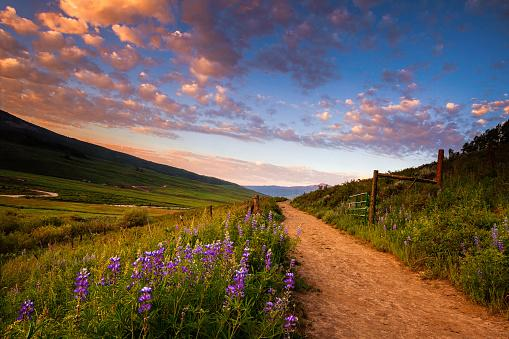
#> input picture zagovor3/data/planina-uint8.jpeg, 509 x 339 px, found by its file name
$ python skripta.py
#> lines starting #> are read from the running program, lines starting #| are printed output that depends on the picture
from pickletools import uint8
from matplotlib import pyplot as plt
import numpy as np
from Vaja_2.skripta import loadImage
from Vaja_4.skripta import displayImage3D as displayImage


I = plt.imread('Zagovori/Primer_zagovora3/planina-uint8.jpeg')
#> I is the input picture: shape (339, 509, 3); mean R, G, B 111, 94.7, 83.5
#I_sm = I*255
#I_255 = np.dot(I, 255)
print(I.shape, I.dtype)
#| (339, 509, 3) uint8


# 1. Naloga
def standardizeImage(iImage):
    oImage = np.zeros(iImage.shape).astype(float)
    R = iImage[:,:,0]
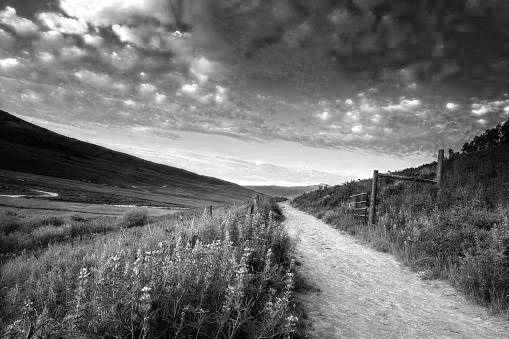
#> R: shape (339, 509); min 0, max 255, mean 111
    G = iImage[:,:,1]
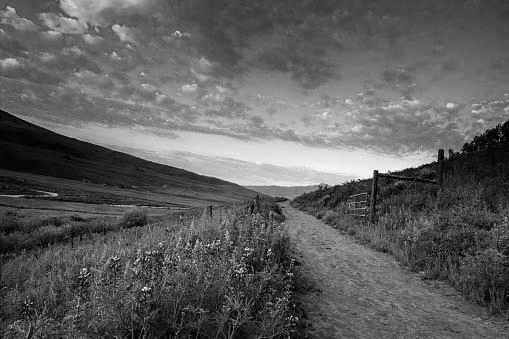
#> G: shape (339, 509); min 0, max 255, mean 94.7
    B = iImage[:,:,2]
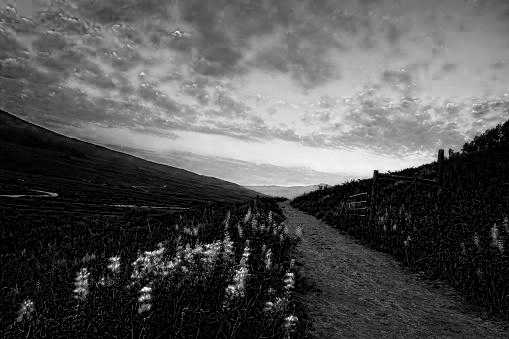
#> B: shape (339, 509); min 0, max 255, mean 83.5

    r_pov = np.mean(R)
#> r_pov = 111
    r_std = np.std(R)
#> r_std = 60.9
    red = (R - r_pov)/r_std

    g_pov = np.mean(G)
#> g_pov = 94.74
    g_std = np.std(G)
#> g_std = 49.14
    green = (G - g_pov)/g_std

    b_pov = np.mean(B)
#> b_pov = 83.46
    b_std = np.mean(B)
#> b_std = 83.46
    blue = (B - b_pov)/b_std

    oImage[:,:,0] = red
    oImage[:,:,1] = green
    oImage[:,:,2] = blue
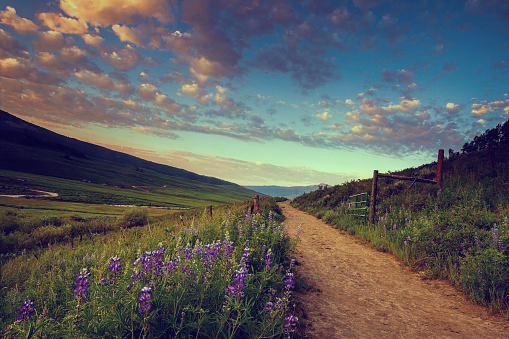
#> oImage: shape (339, 509, 3) float64; mean of channels 0, 1, 2 -2.59e-15, -8.47e-15, -3.51e-14; drawn with min black and max white

    return oImage

# 2. Naloga
def rgb2hsl(iRGB):
    Y,X,C = iRGB.shape
#> Y = 339; X = 509; C = 3
    oHSL = np.zeros(iRGB.shape).astype(float)

    for i in range(Y):
        for j in range(X):
            kanal = iRGB[i][j]
            v = np.max((kanal[0], kanal[1], kanal[2]))
            v_min = np.min((kanal[0], kanal[1], kanal[2]))
            ci = v - v_min
            li = v - (ci/2)

            H = 0
            if v == kanal[0]: #red
                H = (60 * (((kanal[1]-kanal[2])/ci)))
                #print("H je: ", H)
            elif v == kanal[1]: #green
                H = (60 * ((2+(kanal[2]-kanal[0])/ci)))
                #print("H je: ", H)
            elif v == kanal[2]: #blue
                H = (60 * ((4+(kanal[0]-kanal[1])/ci)))
                #print("H je: ", H)
            elif ci == 0:
                H = 0
                #print("H je: ", H)

            #oHSL[i,j, 0] = H

            if (li == 0) or (li == 1):
                s = 0
            else:
                s = (ci/(1-(np.abs(2*v-ci-1))))

            oHSL[i,j, 1] = s
            oHSL[i,j, 2] = v
            oHSL[i,j, 0] = H

    return oHSL

# 4. Naloga
def hsl2rgb(iHSL):
    Y,X,C = iHSL.shape
    oRGB = np.copy(iHSL)
    tempRGB = np.zeros(iHSL.shape).astype(float)

    for i in range(Y):
        for j in range(X):
            # H, S, Li
            kanal = iHSL[i][j]
            ci = (1-(np.abs(2*kanal[2]-1))*kanal[1])
            H = kanal[0]/60

            xi = ci * (1-(np.abs(H % 2)-1))

            if 0 <= H < 1:
                tempRGB[i, j, 0] = ci
                tempRGB[i, j, 1] = xi
                tempRGB[i, j, 2] = 0.0
            elif 1 <= H < 2:
                tempRGB[i, j, 0] = xi
                tempRGB[i, j, 1] = ci
                tempRGB[i, j, 2] = 0.0
            elif 2 <= H < 3:
                tempRGB[i, j, 0] = 0.0
                tempRGB[i, j, 1] = ci
                tempRGB[i, j, 2] = xi
            elif 3 <= H < 4:
                tempRGB[i, j, 0] = 0.0
                tempRGB[i, j, 1] = xi
                tempRGB[i, j, 2] = ci
            elif 4 <= H < 5:
                tempRGB[i, j, 0] = xi
                tempRGB[i, j, 1] = 0.0
                tempRGB[i, j, 2] = ci
            elif 5 <= H < 6:
                tempRGB[i, j, 0] = ci
                tempRGB[i, j, 1] = 0.0
                tempRGB[i, j, 2] = xi

            mi = kanal[2] - ci / 2

            oRGB[i, j, 0] = (tempRGB[i, j, 0] + mi)
            oRGB[i, j, 1] = (tempRGB[i, j, 1] + mi)
            oRGB[i, j, 2] = (tempRGB[i, j, 2] + mi)

    return oRGB


if __name__ == "__main__":
    plt.figure() #sliko damo v figure, podobno kot Matlab
    plt.imshow(I) #sliko prikažemo


    plt.figure
    plt.imshow(standardizeImage(I))

    I_std = standardizeImage(I)

    # 2. Naloga
    #
    plt.figure
    I_hsl = rgb2hsl(I_std)
    displayImage(I_hsl)
#> (this line was passed over: Vaja_4 is not available in this run)

    # 3. Naloga
    # I_hsl
    h_slice = I_hsl[:,:,0]
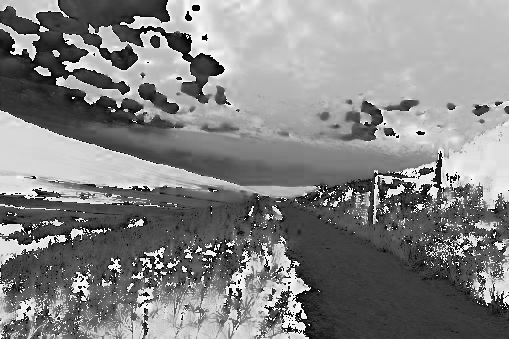
#> h_slice: shape (339, 509) float64; min -59.98, max 300, mean 126.1; drawn with min black and max white

    Y,X = h_slice.shape
#> Y = 339; X = 509
    new_slice = np.zeros((Y,X)).astype(float)

    for y in range(Y):
        for x in range(X):
            if h_slice[y][x] >= 100 and h_slice[y][x] < 250:
                new_slice[y][x] = h_slice[y][x]/5
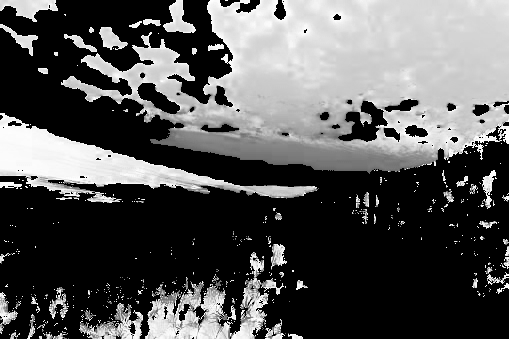
#> new_slice: shape (339, 509) float64; min 0, max 50, mean 16.7; drawn with min black and max white
    #print(new_slice)

    I_hsl_ref = np.copy(I_hsl)

    I_hsl_ref[:,:,0] = new_slice
    displayImage(I_hsl_ref)
#> (this line was passed over: Vaja_4 is not available in this run)

    I_hsl2rgb = hsl2rgb(I_hsl)
    displayImage(I_hsl2rgb)
#> (this line was passed over: Vaja_4 is not available in this run)


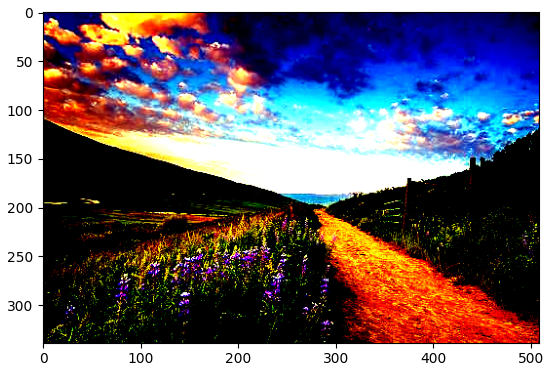
#> figure drawn by matplotlib, 1 panel
